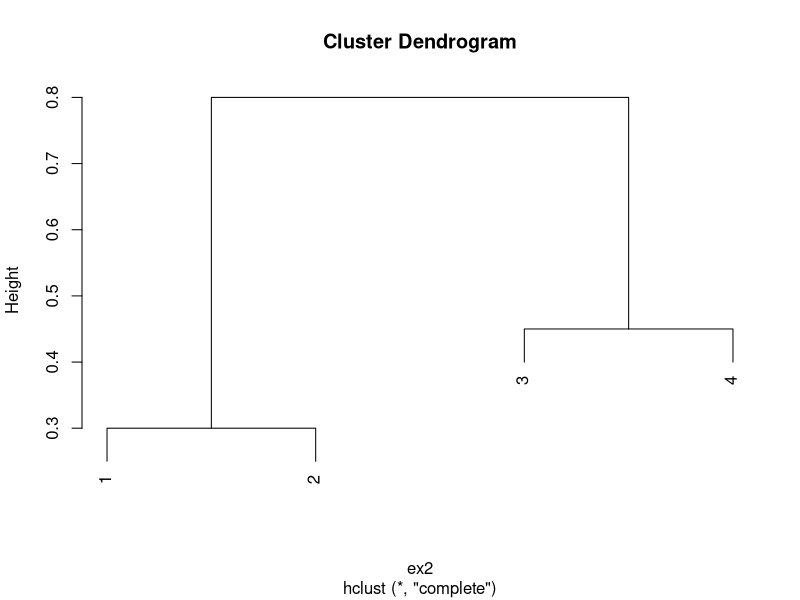
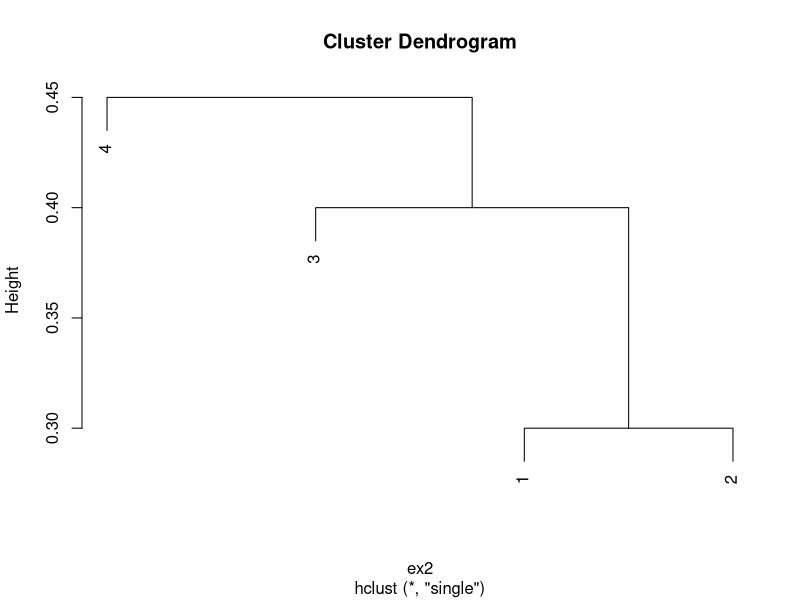
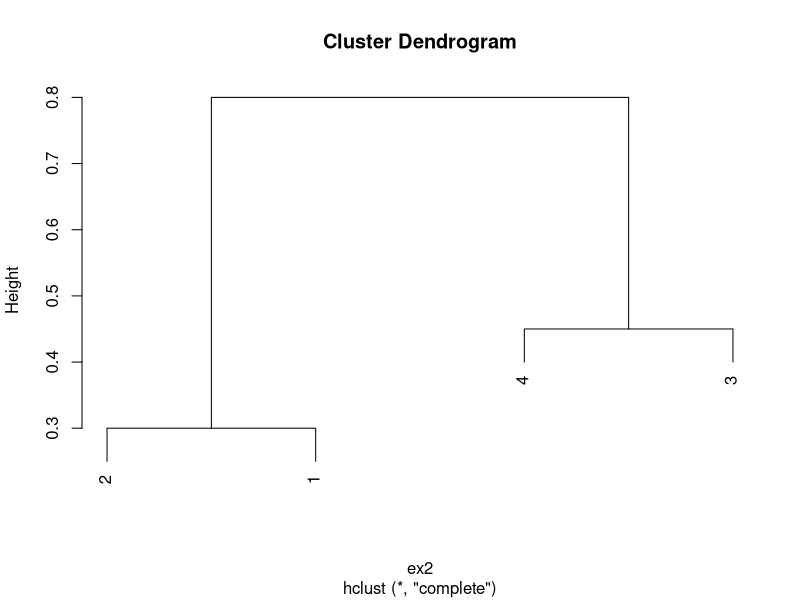
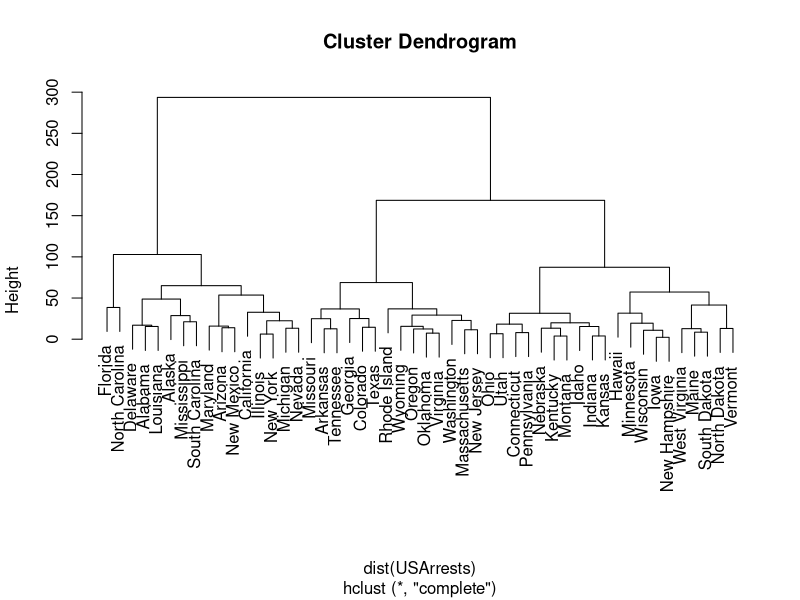
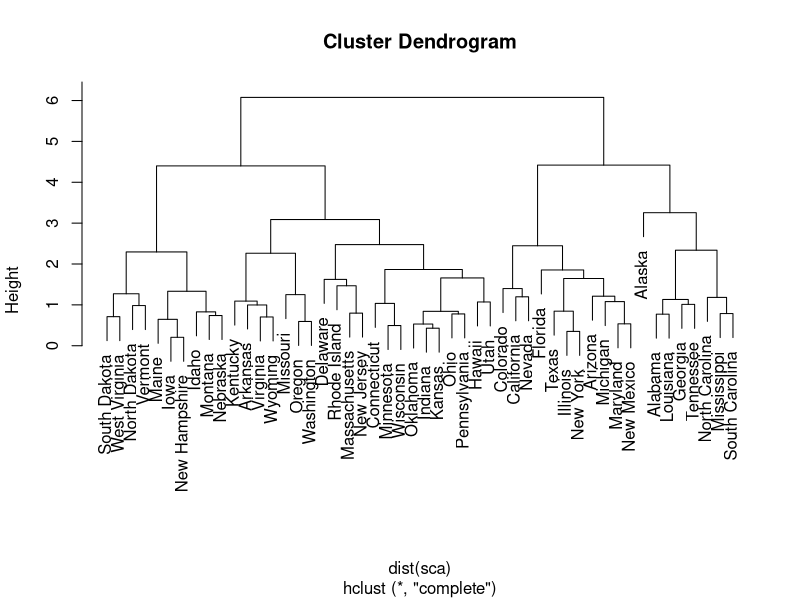
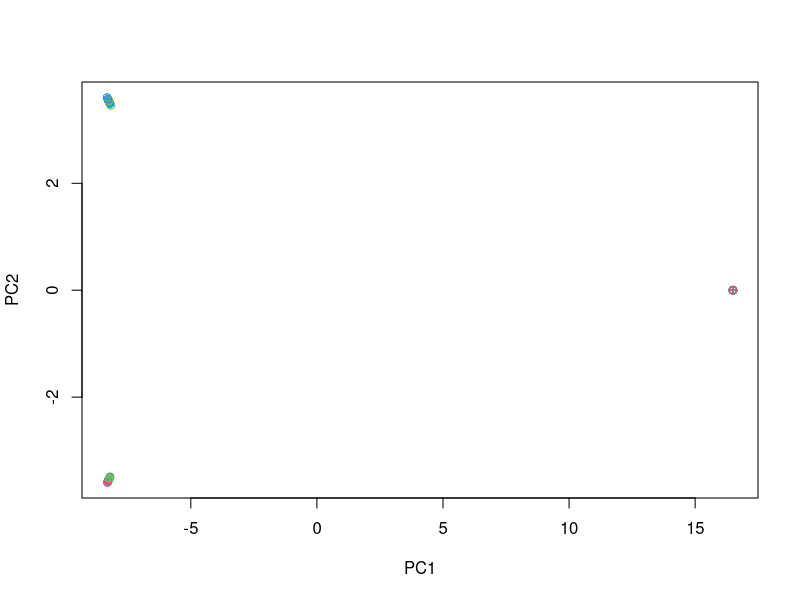

Generate these figures, in order, with R:
## ---- chunk 1
ex2 = as.dist(matrix(c(0, 0.3, 0.4, 0.7, 0.3, 0, 0.5, 0.8,0.4, 0.5, 0.0, 0.45,0.7, 0.8, 0.45, 0.0), nrow=4))
plot(hclust(ex2, method="complete"))
## ---- chunk 2
ex2 = as.dist(matrix(c(0, 0.3, 0.4, 0.7, 0.3, 0, 0.5, 0.8,0.4, 0.5, 0.0, 0.45,0.7, 0.8, 0.45, 0.0), nrow=4))
plot(hclust(ex2, method="single"))
## ---- chunk 3
ex2 = as.dist(matrix(c(0, 0.3, 0.4, 0.7, 0.3, 0, 0.5, 0.8,0.4, 0.5, 0.0, 0.45,0.7, 0.8, 0.45, 0.0), nrow=4))
plot(hclust(ex2, method="complete"), labels=c(2,1,4,3))
## ---- chunk 4
complete=hclust(dist(USArrests), method="complete")
plot(complete)
## ---- chunk 5
complete=hclust(dist(USArrests), method="complete")
cutree(complete, 3)
## ---- chunk 6
sca = scale(USArrests)
s.complete=hclust(dist(sca), method="complete")
plot(s.complete)
## ---- chunk 7
table(cutree(s.complete, 3), cutree(complete, 3))
## ---- chunk 8
x = matrix(rnorm(60*50, mean=0, sd=0.05), ncol=50)
x[1:20, 2]=5
x[21:40, 1:2]=20
x[41:60, 1]=5
x
## ---- chunk 9
pca=prcomp(x)
plot(pca$x[,1:2], col=2:4, xlab = "PC1", ylab = "PC2", pch= 10)
## ---- chunk 10
Knn=kmeans(x, 3, nstart = 20)
table(Knn$cluster, c(rep(1,20), rep(2,20), rep(3,20)))
## ---- chunk 11
Knntwo=kmeans(x, 2, nstart = 20)
Knntwo$cluster
## ---- chunk 12
Knnfour=kmeans(x, 4, nstart = 20)
Knnfour$cluster
## ---- chunk 13
kmmpca= kmeans(pca$x[,1:2], 3, nstart = 20)
table(kmmpca$cluster, c(rep(1,20), rep(2,20), rep(3,20)))
## ---- chunk 14
kmmscale= kmeans(scale(x), 3, nstart = 20)
kmmscale$cluster
